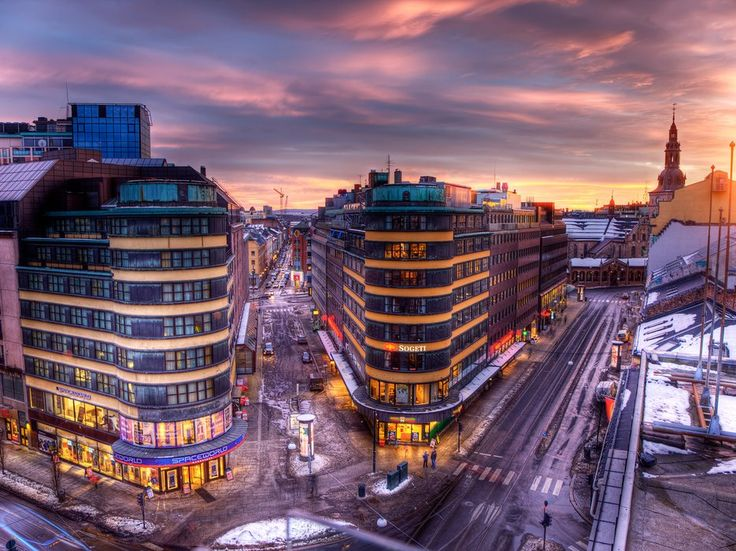
#> input picture 1/img/2.png, 736 x 551 px
$ python 2.py
#> lines starting #> are read from the running program, lines starting #| are printed output that depends on the picture
import cv2

v1 = cv2.imread("img/1.jpg", cv2.IMREAD_COLOR)
cv2.namedWindow("OutputPanel", cv2.WINDOW_NORMAL)
cv2.imshow("OutputPanel", v1)
cv2.waitKey(0)
cv2.destroyAllWindows()

v2 = cv2.imread("img/2.png", cv2.IMREAD_GRAYSCALE)
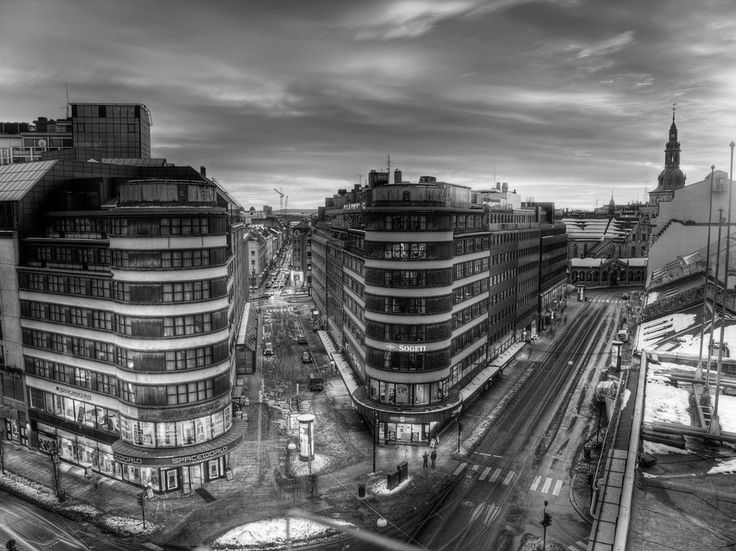
#> v2: shape (551, 736); min 0, max 255, mean 104
cv2.namedWindow("OutputPanel", cv2.WINDOW_FULLSCREEN)
cv2.imshow("OutputPanel", v2)
cv2.waitKey(0)
cv2.destroyAllWindows()

v3 = cv2.imread("img/3.bmp", cv2.IMREAD_ANYDEPTH)
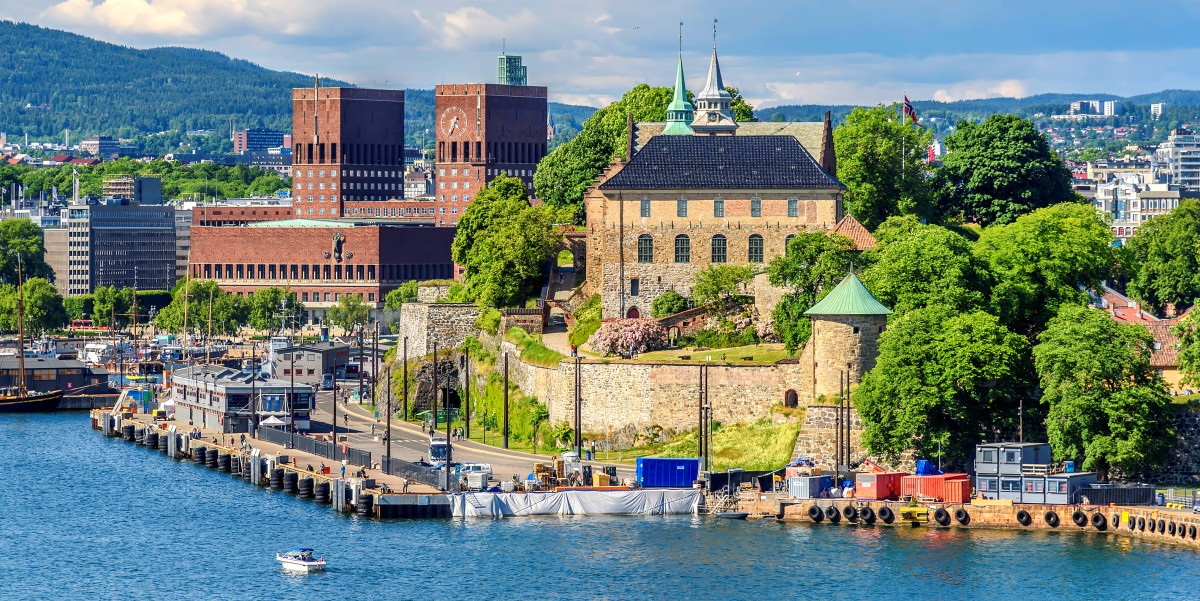
#> input picture 1/img/3.bmp, 1200 x 601 px
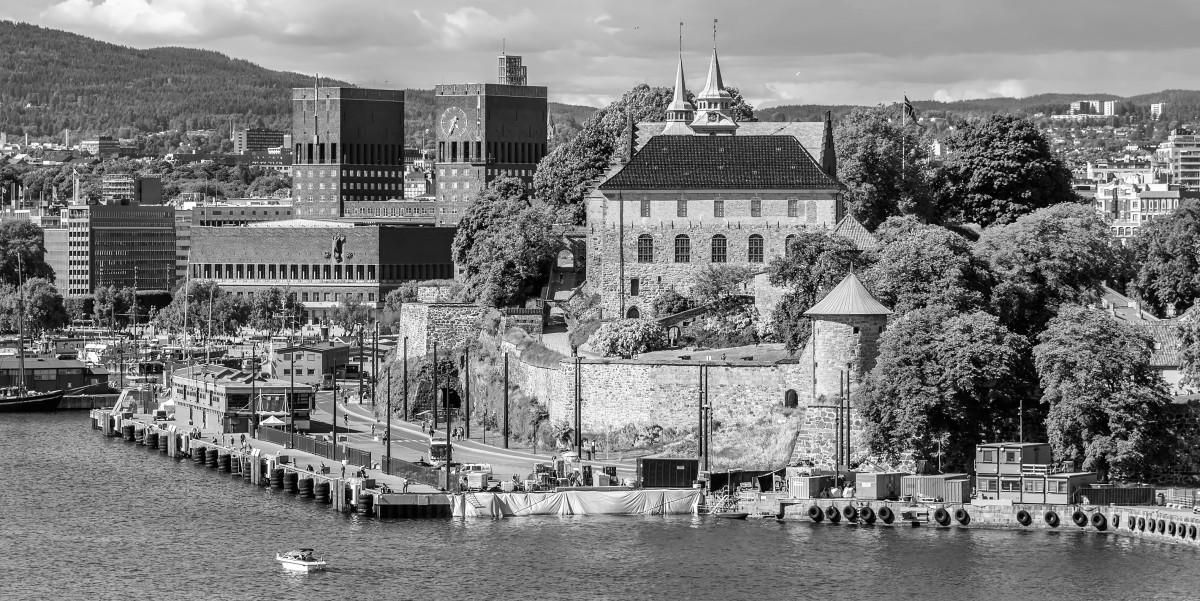
#> v3: shape (601, 1200); min 0, max 255, mean 124
cv2.namedWindow("OutputPanel", cv2.WINDOW_AUTOSIZE)
cv2.imshow("OutputPanel", v3)
cv2.waitKey(0)
cv2.destroyAllWindows()
